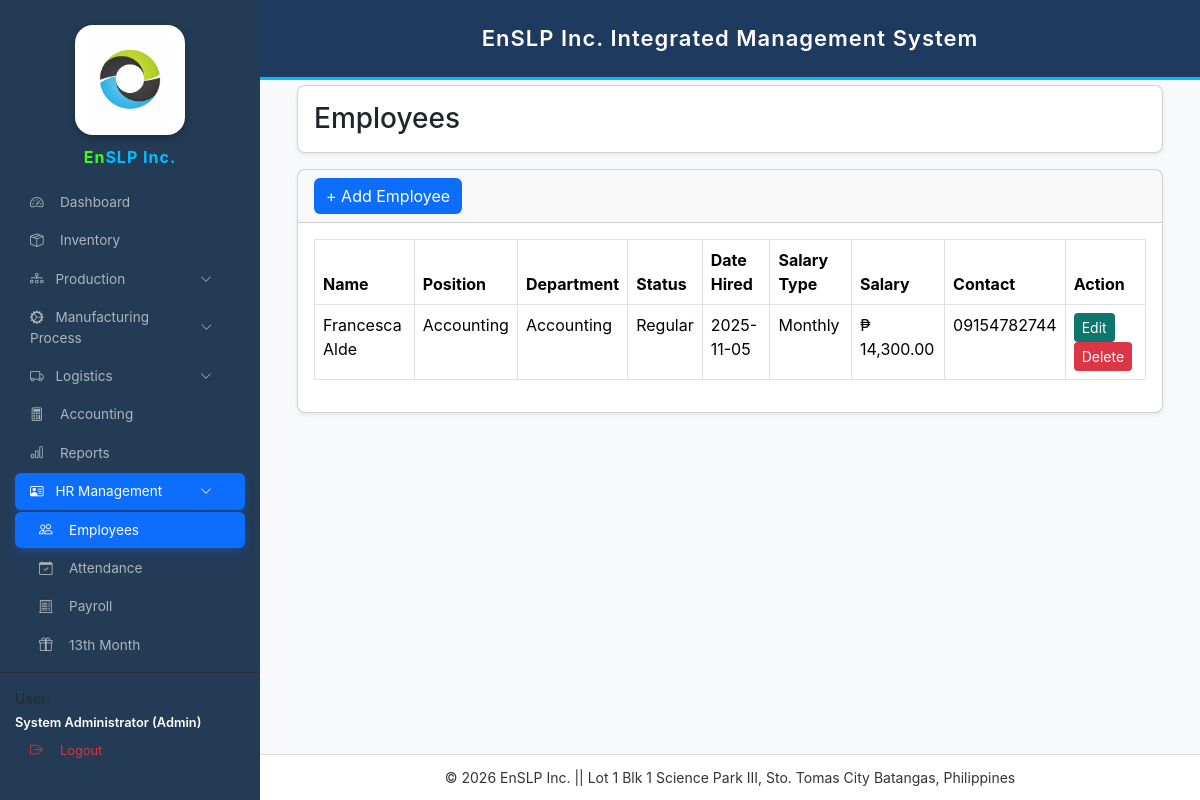
Page /employees.php (signed in) on the committed database.
### tables this page shows
CREATE TABLE `employees` (
  `id` int(11) NOT NULL,
  `full_name` varchar(255) NOT NULL,
  `position` varchar(100) DEFAULT NULL,
  `department` varchar(100) DEFAULT NULL,
  `employment_status` varchar(50) DEFAULT NULL,
  `date_hired` date DEFAULT NULL,
  `salary_type` enum('Daily','Monthly') NOT NULL DEFAULT 'Daily',
  `salary_amount` decimal(10,2) NOT NULL DEFAULT 0.00,
  `contact_no` varchar(20) DEFAULT NULL,
  `daily_rate` decimal(10,2) DEFAULT NULL,
  `status` enum('Active','Inactive') DEFAULT 'Active',
  `monthly_salary` decimal(10,2) NOT NULL DEFAULT 0.00
);

### employees.php (the view, shortened to what this page needs)
<?php
include 'config.php';
function money2($n){ return number_format((float)$n, 2); }
?>
<!DOCTYPE html>
<html>
<head>
<link href="https://cdn.jsdelivr.net/npm/bootstrap@5.3.3/dist/css/bootstrap.min.css" rel="stylesheet">
<link rel="stylesheet" href="https://cdn.jsdelivr.net/npm/bootstrap-icons@1.11.0/font/bootstrap-icons.css">
</head>
<body>
<?php include 'sidebar.php'; ?>
<?php include 'header.php'; ?>
<div class="main-content">
<div class="container-fluid">
<div class="card shadow-sm mb-3">
<div class="card-body d-flex justify-content-between align-items-center">
<h3 class="mb-0">Employees</h3>
</div>
</div>
<div class="card shadow-sm">
<div class="card-header d-flex justify-content-between align-items-center">
<button class="btn btn-blue" data-bs-toggle="modal" data-bs-target="#addModal">
+ Add Employee
</button>
</div>
<div class="card-body">
<div class="table-responsive">
<table class="table table-bordered">
<thead>
<tr>
<th>Name</th>
<th>Position</th>
<th>Department</th>
<th>Status</th>
<th>Date Hired</th>
<th>Salary Type</th>
<th>Salary</th>
<th>Contact</th>
<th>Action</th>
</tr>
</thead>
<tbody>
<?php
$get=$conn->query("SELECT * FROM employees ORDER BY id DESC");
while($row=$get->fetch()){
?>
<tr>
<td><?=$row['full_name']?></td>
<td><?=$row['position']?></td>
<td><?=$row['department']?></td>
<td><?=$row['employment_status']?></td>
<td><?=$row['date_hired']?></td>
<td><?=$row['salary_type']?></td>
<td>₱ <?=money2($row['salary_amount'])?></td>
<td><?=$row['contact_no']?></td>
<td>
<button
class="btn btn-edit btn-sm"
data-bs-toggle="modal"
data-bs-target="#edit<?=$row['id']?>">
Edit
</button>
<a href="?delete=<?=$row['id']?>"
onclick="return confirm('Delete employee?')"
class="btn btn-delete btn-sm">
Delete
</a>
</td>
</tr>
<?php } ?>
</tbody>
</table>
</div>
</div>
</div>
</div>
</div>
<?php include 'footer.php'; ?>
</body>
</html>

### employees.php (style rules this page uses)
body { background:#f4f6f9; font-family:Arial; margin:0; }
.main-content { margin-left:260px; padding:25px; margin-top:60px; }
.card { border-radius:8px; }
.table thead { background:#f0f3f7; }
.btn-blue { background:#0d6efd; color:white; border:none; }
.btn-edit { background:#0f766e; color:white; border:none; }
.btn-delete { background:#dc3545; color:white; border:none; }

### sidebar.php (style rules this page uses)
:root { --sb-width:260px; --primary-blue:#0d6efd; --sidebar-bg:#243b55; }
body { font-family:'Inter',sans-serif!important; margin:0!important; background:#f8f9fa; }

### rows in the picture
employees: full_name "Francesca Alde", position "Accounting", department "Accounting", employment_status "Regular", date_hired "2025-11-05", salary_type "Monthly", salary_amount "14,300.00", contact_no "09154782744"
